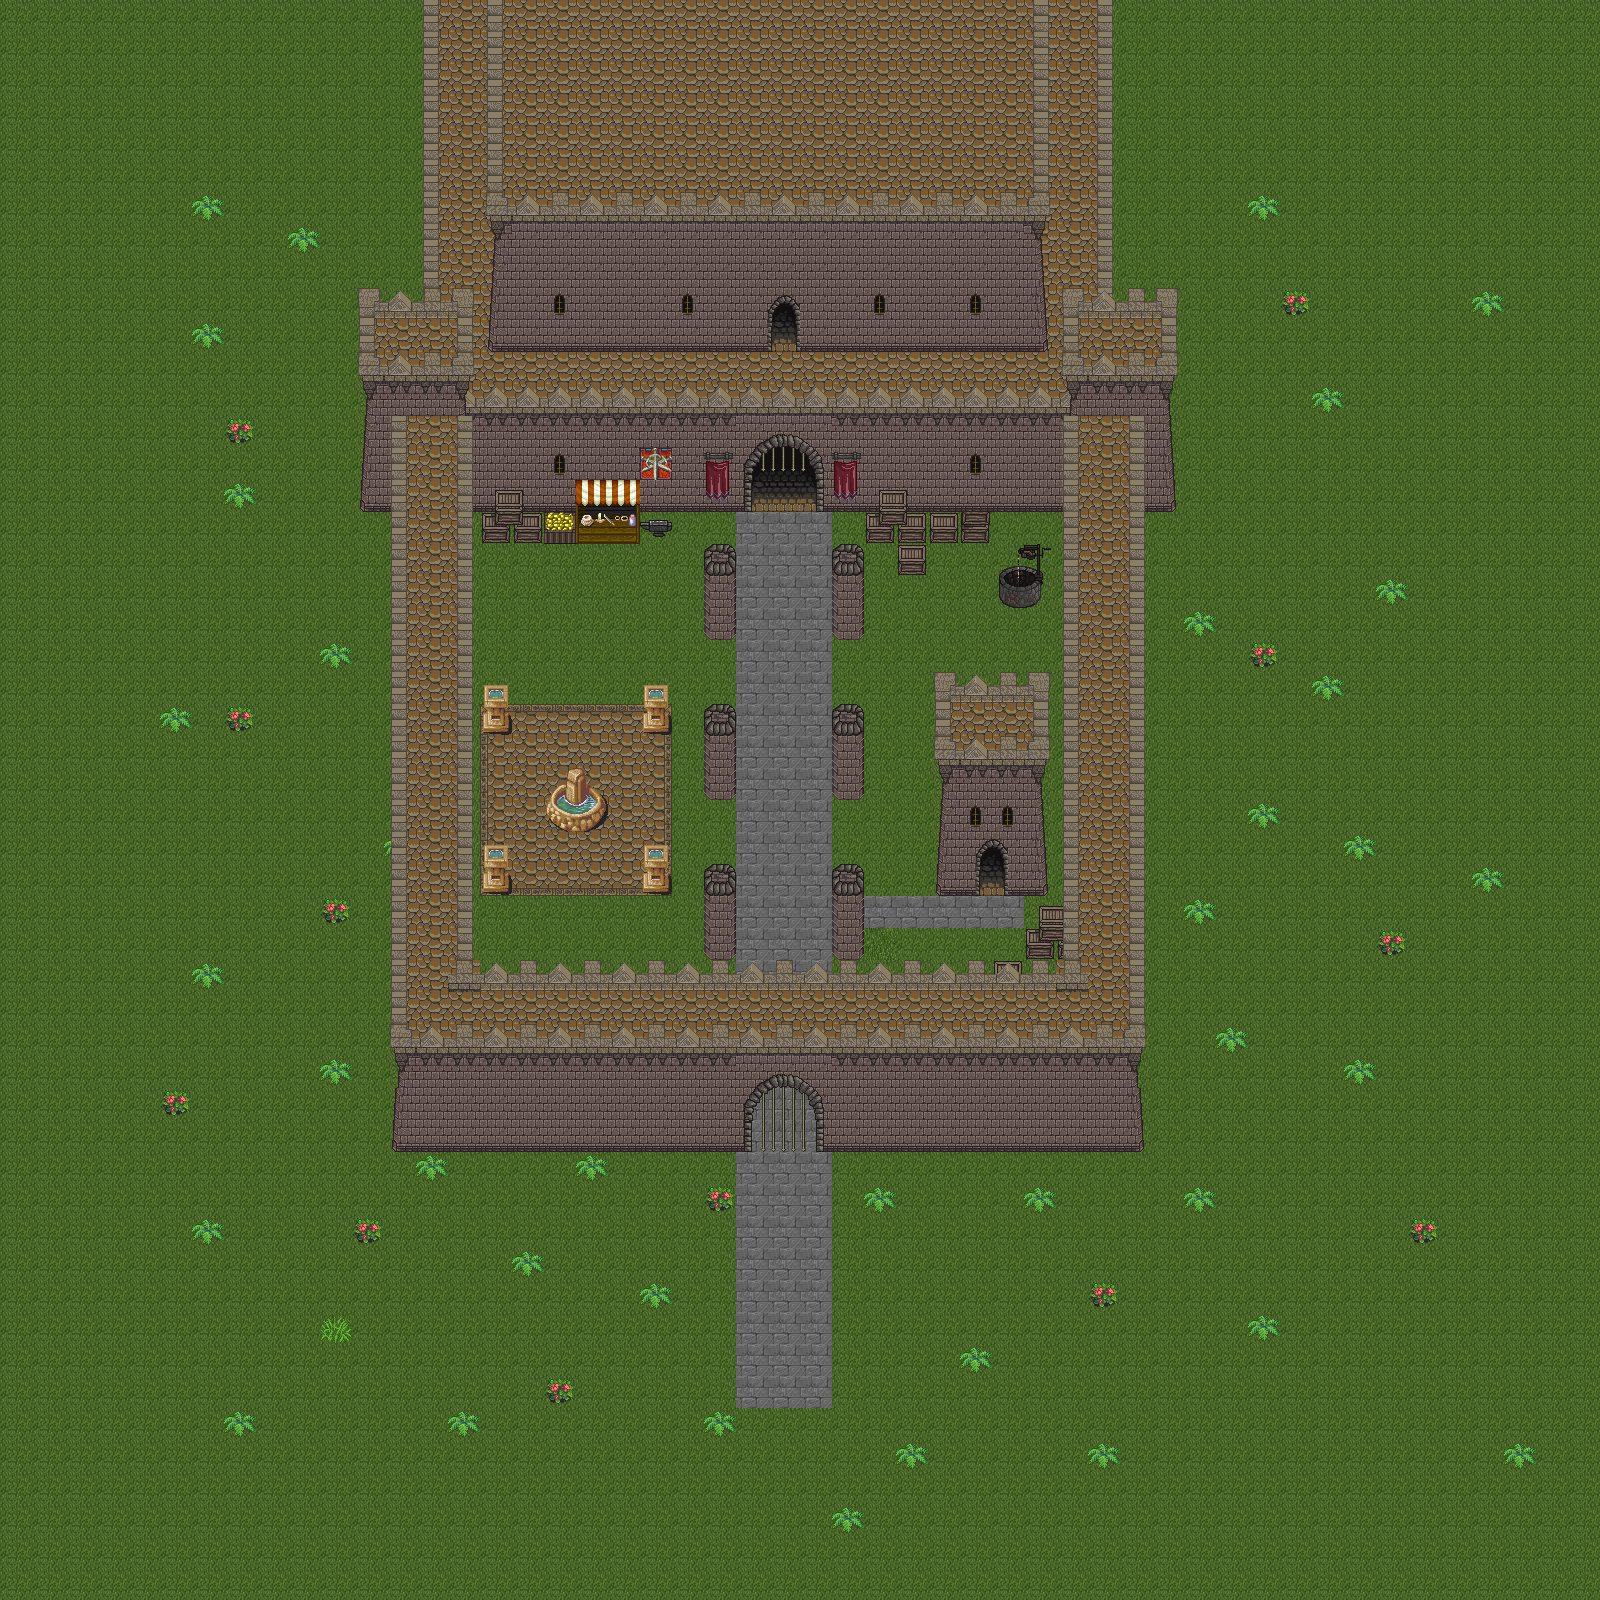

A level layout from a 2D game, rendered from its tile map. Below: a short description, then the map file with tile-grid data replaced by summaries:
An orthogonal 50x50 tile map with 32x32 px tiles, 11 tile layers (Outside, Ground, Well, FountainLower, ...), 3 tilesets.

<map version="1.0" tiledversion="1.0.1" orientation="orthogonal" renderorder="right-down" width="50" height="50" tilewidth="32" tileheight="32" nextobjectid="1">
 <tileset firstgid="1" source="NewCastleSheet.tsx" />
 <tileset firstgid="257" source="Mountain.tsx" />
 <tileset firstgid="513" source="LargeTileSheet.tsx" />
 <layer name="Outside" width="50" height="50">
  <data>[2500 cells, 2500 non-empty, 1 distinct tile ids]</data>
 </layer>
 <layer name="Ground" width="50" height="50">
  <data>[2500 cells, 473 non-empty, 36 distinct tile ids]</data>
 </layer>
 <layer name="Well" width="50" height="50">
  <data>[2500 cells, 2 non-empty, 2 distinct tile ids]</data>
 </layer>
 <layer name="FountainLower" width="50" height="50">
  <data>[2500 cells, 6 non-empty, 3 distinct tile ids]</data>
 </layer>
 <layer name="FountainUpper" width="50" height="50">
  <data>[2500 cells, 6 non-empty, 3 distinct tile ids]</data>
 </layer>
 <layer name="TownWalls" width="50" height="50">
  <data>[2500 cells, 378 non-empty, 41 distinct tile ids]</data>
 </layer>
 <layer name="Castle Body" width="50" height="50">
  <data>[2500 cells, 198 non-empty, 19 distinct tile ids]</data>
 </layer>
 <layer name="Towers" width="50" height="50">
  <data>[2500 cells, 83 non-empty, 29 distinct tile ids]</data>
 </layer>
 <layer name="TownWallsFront" width="50" height="50">
  <data>[2500 cells, 303 non-empty, 31 distinct tile ids]</data>
 </layer>
 <layer name="Shop" width="50" height="50">
  <data>[2500 cells, 9 non-empty, 9 distinct tile ids]</data>
 </layer>
 <layer name="Flags and Lights" width="50" height="50">
  <data>[2500 cells, 20 non-empty, 10 distinct tile ids]</data>
 </layer>
</map>
